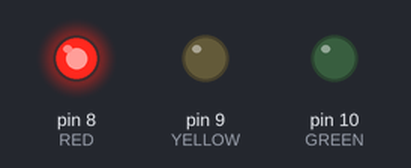
Simulated run of this program. Board: Arduino Uno, built with avr-gcc and run on an emulated ATmega328P. On the bench: output pins drawn as LEDs (lit = HIGH).

Above: at 0.5 s.
At 1.5 s:
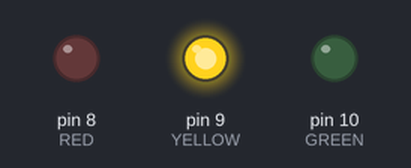
At 5.5 s:
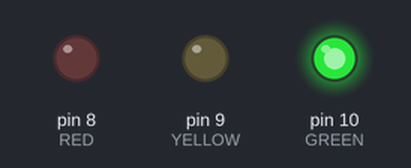
Timing chart, 0 to 6.9 s (numbered marks = the images above):
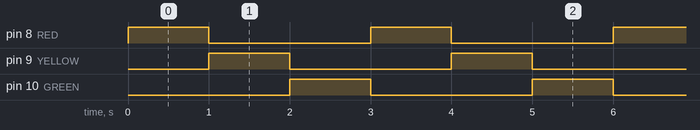

The program:

main.cpp
```cpp
#include <Arduino.h>
#define RED 8
#define YELLOW 9
#define GREEN 10
#define Volt A5


int Voltarz_bit = 0;
float Voltarz = 0;
// put function declarations here:


void setup() {
  // put your setup code here, to run once:
  pinMode(RED, OUTPUT);
  pinMode(YELLOW, OUTPUT);
  pinMode(GREEN, OUTPUT);
  Serial.begin(9600);
  digitalWrite(RED, LOW);
  digitalWrite(YELLOW, LOW);
  digitalWrite(GREEN, LOW);
}

void loop() {
  // put your main code here, to run repeatedly:
  //Voltarz_bit = analogRead(Volt);
  //Voltarz = (Voltarz_bit * 5.0) / 1024.0;
  //Serial.println(Voltarz);
  digitalWrite(RED, HIGH);
  delay(1000);
  digitalWrite(RED, LOW);
  digitalWrite(YELLOW, HIGH);
  delay(1000);
  digitalWrite(YELLOW, LOW);
  digitalWrite(GREEN, HIGH);
  delay(1000);
  digitalWrite(GREEN, LOW);


}

// put function definitions here:
```

Measured:
- by itself, pin 8 (RED), pin 9 (YELLOW), pin 10 (GREEN): alternates HIGH for 1.0 s and LOW for 2.0 s
- by itself, everything shown: repeats every 3.0 s, in 4 steps
